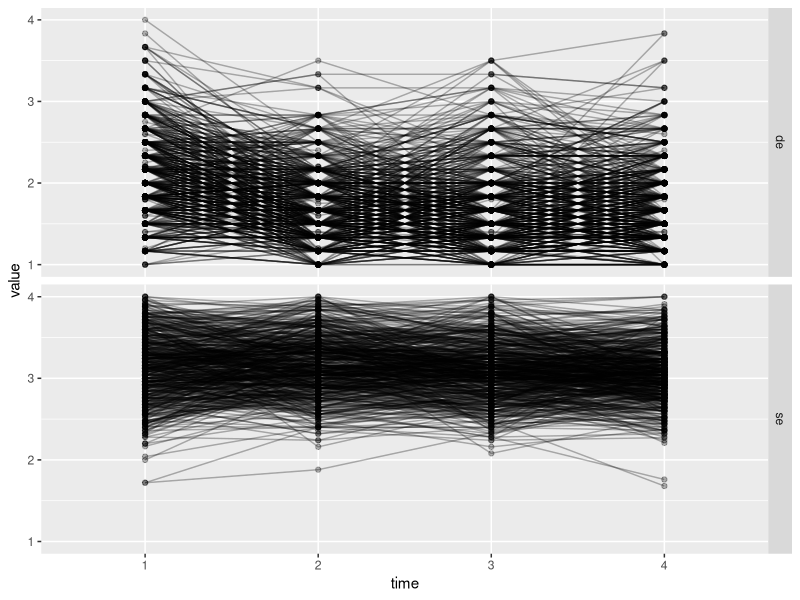

The R script that drew this image: (Note: this script raises an error after producing the figure.)
## ---- chunk 1
knitr::opts_chunk$set(echo = TRUE, warning = F, message = F)
## ---- chunk 2
library(tidyverse)
library(ggplot2)
library(lavaan)
library(kableExtra)
library(tseries)
library(plm)

df <- read.table("CFP-C.dat")
## ---- chunk 3

names(df) <- c("id",
                'se.1',
                'se.2',
                'se.3',
                'se.4',
                'de.1',
                'de.2',
                'de.3',
                'de.4')
## ---- chunk 4
head(df) %>% kable() %>% kable_styling()
## ---- chunk 5

rp_na <- function(x){ifelse(x == -999, NA, x)}
df <- df %>% 
  # id values
  mutate(id = 1:nrow(df)) %>% 
  # replace -999 with NA
  mutate_if(is.numeric, rp_na)
## ---- chunk 6
df_plot <- df %>% 
  pivot_longer(cols = c(se.1,se.2,se.3,se.4,
                        de.1,de.2,de.3,de.4),
               names_to = "variable",
               values_to = "value") %>% 
  separate(variable, into = c("variable", 
                              "time"),
           sep = "\\.")

ggplot(df_plot, aes(x = time, y = value, group = id)) + 
  geom_point(alpha = 0.3) + 
  geom_line(alpha = 0.3) + 
  facet_grid(vars(variable))

## ---- chunk 7
ids_no_missing <- df %>% 
  filter(is.na(se.1) == F,
         is.na(se.2) == F,
         is.na(se.3) == F,
         is.na(se.4) == F) %>% 
  filter(is.na(de.1) == F,
         is.na(de.2) == F,
         is.na(de.3) == F,
         is.na(de.4) == F
  ) %>% 
  pull(id)

df <- df %>% 
  filter(id %in% ids_no_missing) -> data_f

## ---- chunk 8

data_f_long <- data_f %>% 
  pivot_longer(cols = c(se.1,se.2,se.3,se.4,
                        de.1,de.2,de.3,de.4),
               names_to = "variable",
               values_to = "value") %>% 
  separate(variable, 
           into = c("variable","time"),
           sep = "\\.") %>% 
  pivot_wider(names_from = "variable",
              values_from = "value")

data_dickey_structure <- plm.data(data_f_long,
                                  index = c("id", "time"))
## ---- chunk 9
adf.test(data_dickey_structure$se)
## ---- chunk 10
adf.test(data_dickey_structure$de)
## ---- chunk 11
dp_mod1 <- "

eta_y =~ 1*de.2 + 1*de.3 + 1*de.4

de.2 ~ rho_y*de.1 + b1*se.2
de.3 ~ rho_y*de.2 + b1*se.3
de.4 ~ rho_y*de.3 + b1*se.4

se.2 ~~ se.3 + se.4
se.3 ~~ se.4

de.1 ~~ se.2 + se.3 + se.4
eta_y ~~ de.1 + se.2 + se.3 + se.4

"

dp_mod1_fit <- sem(dp_mod1, data = data_f)
summary(dp_mod1_fit, fit.measures = T, standardized = T)

## ---- chunk 12
dp_mod2 <- "

eta_y =~ 1*de.2 + 1*de.3 + 1*de.4

de.2 ~ rho_y*de.1 + b1*se.1
de.3 ~ rho_y*de.2 + b1*se.2
de.4 ~ rho_y*de.3 + b1*se.3

se.1 ~~ se.2 + se.3
se.2 ~~ se.3

de.1 ~~ se.1 + se.2 + se.3
eta_y ~~ de.1 + se.1 + se.2 + se.3

"

dp_mod2_fit <- sem(dp_mod2, data = data_f)
summary(dp_mod2_fit, fit.measures = T, standardized = T)
## ---- chunk 13

dp_mod3 <- "

eta_y =~ 1*de.2 + 1*de.3 + 1*de.4
eta_x =~ 1*se.2 + 1*se.3 + 1*se.4

de.2 ~ rho_y*de.1 + b1*se.1
de.3 ~ rho_y*de.2 + b1*se.2
de.4 ~ rho_y*de.3 + b1*se.3

se.2 ~ rho_x*se.1 + b2*de.1
se.3 ~ rho_x*se.2 + b2*de.2
se.4 ~ rho_x*se.3 + b2*de.3

de.1 ~~ de.1
se.1 ~~ se.1
de.1 ~~ se.1

eta_x ~~ eta_x
eta_y ~~ eta_y
eta_x ~~ eta_y

de.1 ~~ eta_x
de.1 ~~ eta_y
se.1 ~~ eta_x
se.1 ~~ eta_y
"

dp_mod3_fit <- sem(dp_mod3, data = data_f)
summary(dp_mod3_fit, fit.measures = T, standardized = T)
